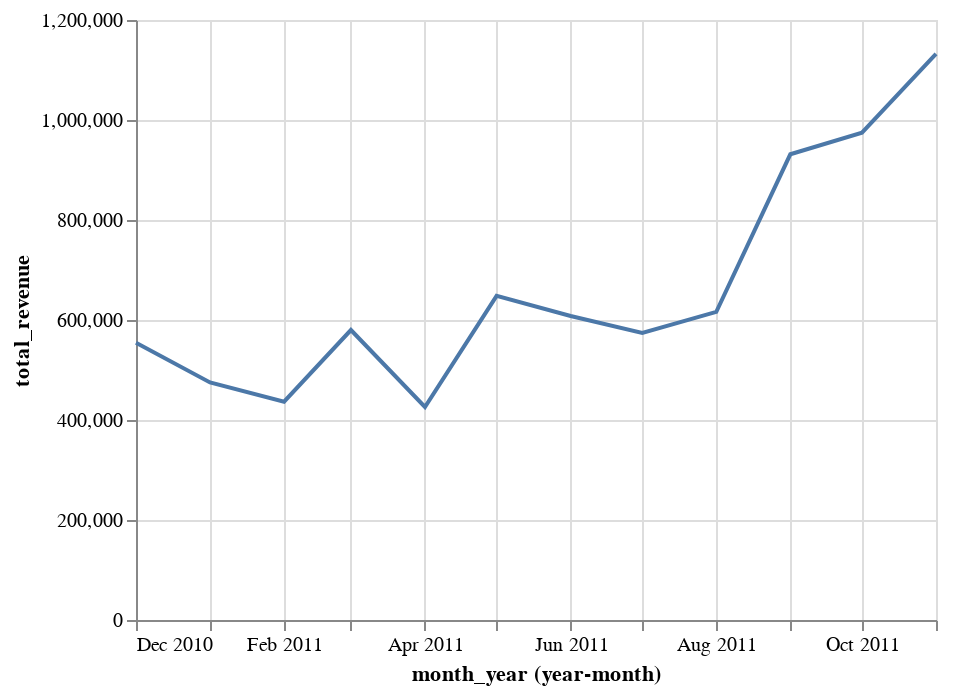

Here is the notebook cell this chart was saved with:
### Code cell
# vega-lite doesn't work with float64 or objects 
# - also it seems like it only accepts data with just the columns used for the graph

data['total_revenue'] = data['total_revenue'].astype(np.float32)
data.dtypes

monthly = data[['month_year','total_revenue']]

alt.Chart(monthly).mark_line().to_json() # this works

alt.Chart(monthly).mark_line().encode(
    x=alt.X('month_year',timeUnit='yearmonth'),
    y='total_revenue'

)

### Figure 1 — Vega-Lite specification as saved in the notebook (floating-point values rounded to 4 significant figures)
{"config": {"view": {"continuousWidth": 400, "continuousHeight": 300}}, "data": {"name": "data-c89478c83d06cac3d3e69d6aa2183906"}, "mark": "line", "encoding": {"x": {"field": "month_year", "timeUnit": "yearmonth", "type": "temporal"}, "y": {"field": "total_revenue", "type": "quantitative"}}, "$schema": "https://vega.github.io/schema/vega-lite/v4.17.0.json", "datasets": {"data-c89478c83d06cac3d3e69d6aa2183906": [{"month_year": "2010-12-01T00:00:00", "total_revenue": 554600.0}, {"month_year": "2011-01-01T00:00:00", "total_revenue": 475100.0}, {"month_year": "2011-02-01T00:00:00", "total_revenue": 436500.0}, {"month_year": "2011-03-01T00:00:00", "total_revenue": 580000.0}, {"month_year": "2011-04-01T00:00:00", "total_revenue": 426000.0}, {"month_year": "2011-05-01T00:00:00", "total_revenue": 648300.0}, {"month_year": "2011-06-01T00:00:00", "total_revenue": 608000.0}, {"month_year": "2011-07-01T00:00:00", "total_revenue": 574200.0}, {"month_year": "2011-08-01T00:00:00", "total_revenue": 616400.0}, {"month_year": "2011-09-01T00:00:00", "total_revenue": 931400.0}, {"month_year": "2011-10-01T00:00:00", "total_revenue": 974600.0}, {"month_year": "2011-11-01T00:00:00", "total_revenue": 1132000.0}]}}
